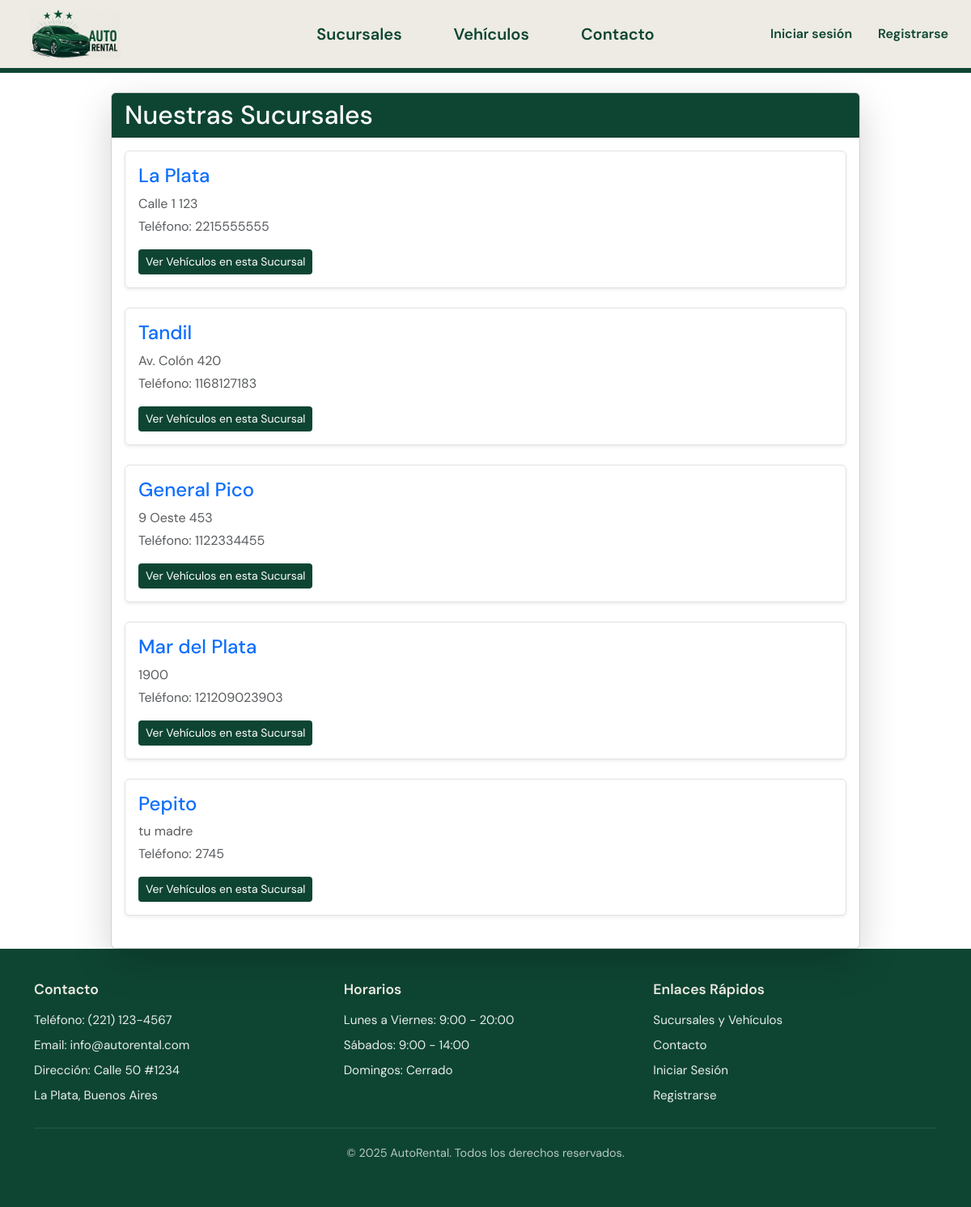
The page /sucursales/ on the database as committed earlier.
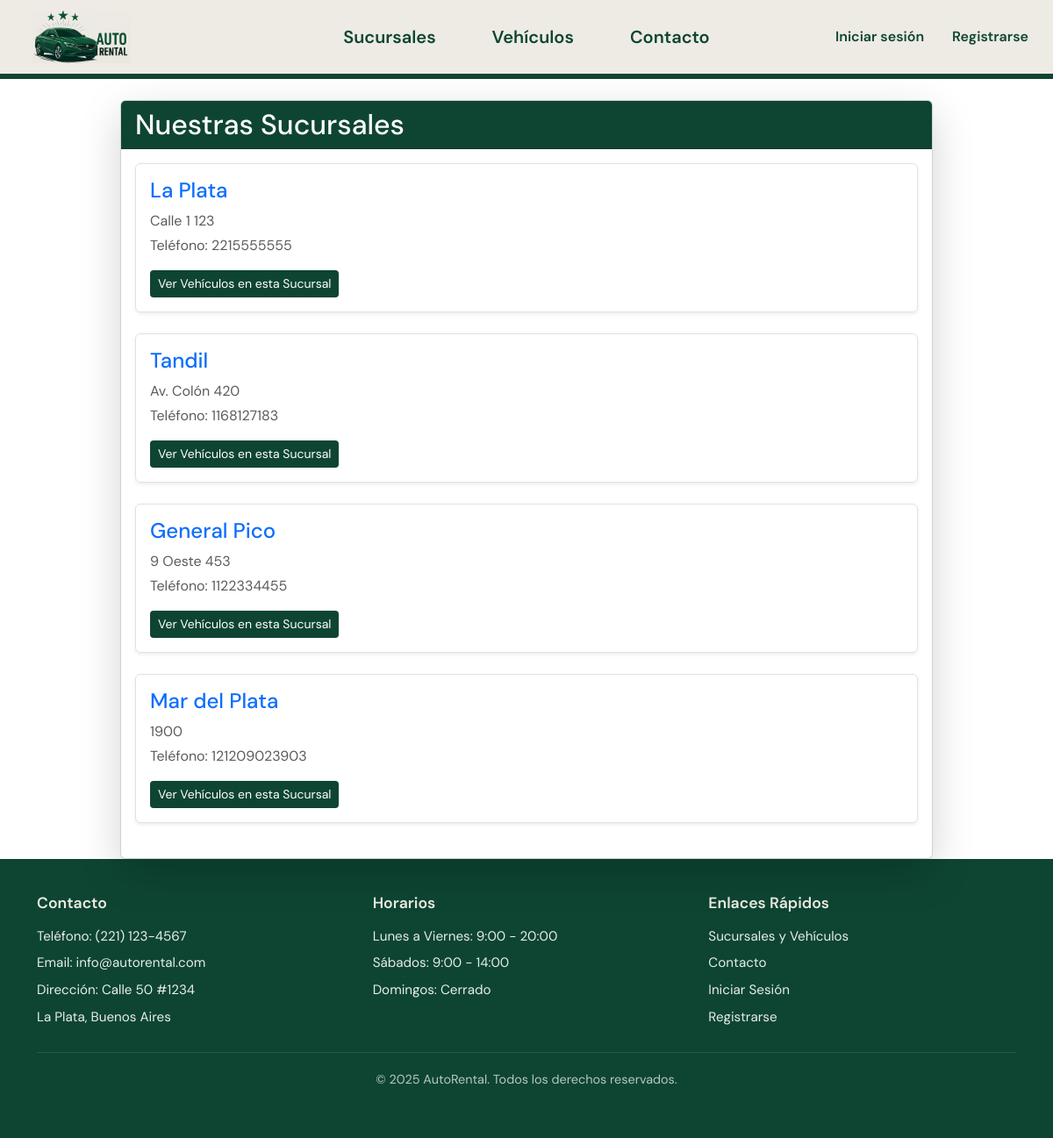
The same page on the database as committed later.
### sucursales/models.py (models this page shows, shortened)
class Sucursal(models.Model):
    nombre = models.CharField(max_length=100)
    direccion = models.CharField(max_length=200)
    telefono = models.CharField(max_length=20)
    class Meta:
        verbose_name_plural = "Sucursales"

### sucursales/views.py (the view)
# urls.py: path('', views.SucursalListView.as_view(), name='lista_sucursales'),
class SucursalListView(ListView):
    model = Sucursal
    template_name = 'sucursales/sucursal_list.html'
    context_object_name = 'sucursales'
    queryset = Sucursal.objects.all().prefetch_related('vehiculos_en_sucursal')

### sucursales/templates/sucursales/sucursal_list.html (shortened to what this page needs)
{% extends 'home/base.html' %}
{% block content %}
<div class="row justify-content-center">
    <div class="col-md-10">
        <div class="card shadow-lg">
            <div class="card-header text-white" style="background-color: #0e4532;">
                <h2 class="mb-0">Nuestras Sucursales</h2>
            </div>
            <div class="card-body">
                {% if sucursales %}
                    <ul class="list-unstyled">
                        {% for sucursal in sucursales %}
                            <li class="mb-4 p-3 border rounded shadow-sm">
                                <h4>
                                    <a href="{% url 'sucursales:vehiculos_por_sucursal' sucursal.id %}" class="text-decoration-none text-primary">
                                        {{ sucursal.nombre }}
                                    </a>
                                </h4>
                                <p class="text-muted mb-1">{{ sucursal.direccion }}</p>
                                <p class="text-muted">Teléfono: {{ sucursal.telefono }}</p>
                                <a href="{% url 'sucursales:vehiculos_por_sucursal' sucursal.id %}" class="btn btn-sm text-white" style="background-color: #0e4532;">
                                    Ver Vehículos en esta Sucursal
                                </a>
                            </li>
                        {% endfor %}
                    </ul>
                {% else %}
                    <p>No hay sucursales disponibles en este momento.</p>
                    <p>Por favor, añade algunas desde el <a href="{% url 'admin:index' %}">panel de administración</a>.</p>
                {% endif %}
            </div>
        </div>
    </div>
</div>
{% endblock %}

Rows that differ between the two databases and show on the page:
removed Sucursal: nombre "Pepito", direccion "tu madre", telefono "2745"
